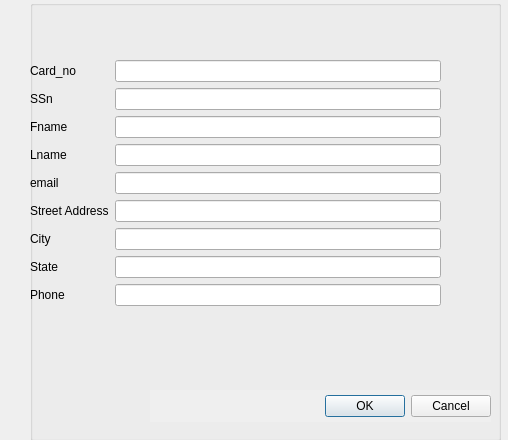
<?xml version="1.0" encoding="UTF-8"?>
<ui version="4.0">
 <class>Dialog</class>
 <widget class="QDialog" name="Dialog">
  <property name="geometry">
   <rect>
    <x>0</x>
    <y>0</y>
    <width>508</width>
    <height>440</height>
   </rect>
  </property>
  <property name="windowTitle">
   <string>Dialog</string>
  </property>
  <property name="styleSheet">
   <string notr="true">background-image: url(:/new/prefix1/resources/background6.jpg);</string>
  </property>
  <widget class="QWidget" name="horizontalLayoutWidget">
   <property name="geometry">
    <rect>
     <x>30</x>
     <y>0</y>
     <width>471</width>
     <height>441</height>
    </rect>
   </property>
   <layout class="QHBoxLayout" name="horizontalLayout">
    <item>
     <widget class="QGroupBox" name="groupBox">
      <property name="title">
       <string/>
      </property>
      <widget class="QWidget" name="formLayoutWidget">
       <property name="geometry">
        <rect>
         <x>0</x>
         <y>60</y>
         <width>411</width>
         <height>316</height>
        </rect>
       </property>
       <layout class="QFormLayout" name="formLayout">
        <item row="1" column="1">
         <widget class="QLineEdit" name="lineEdit_ssn"/>
        </item>
        <item row="0" column="1">
         <widget class="QLineEdit" name="lineEdit_card_no"/>
        </item>
        <item row="0" column="0">
         <widget class="QLabel" name="label">
          <property name="styleSheet">
           <string notr="true">font: 75 10pt &quot;Bitstream Charter&quot;;</string>
          </property>
          <property name="text">
           <string>Card_no</string>
          </property>
          <property name="alignment">
           <set>Qt::AlignCenter</set>
          </property>
         </widget>
        </item>
        <item row="3" column="0">
         <widget class="QLabel" name="label_3">
          <property name="styleSheet">
           <string notr="true">font: 75 10pt &quot;Bitstream Charter&quot;;</string>
          </property>
          <property name="text">
           <string>Fname</string>
          </property>
         </widget>
        </item>
        <item row="3" column="1">
         <widget class="QLineEdit" name="lineEdit_fname"/>
        </item>
        <item row="4" column="0">
         <widget class="QLabel" name="label_4">
          <property name="styleSheet">
           <string notr="true">font: 75 10pt &quot;Bitstream Charter&quot;;</string>
          </property>
          <property name="text">
           <string>Lname</string>
          </property>
         </widget>
        </item>
        <item row="4" column="1">
         <widget class="QLineEdit" name="lineEdit_lname"/>
        </item>
        <item row="5" column="0">
         <widget class="QLabel" name="label_5">
          <property name="styleSheet">
           <string notr="true">font: 75 10pt &quot;Bitstream Charter&quot;;</string>
          </property>
          <property name="text">
           <string>email</string>
          </property>
         </widget>
        </item>
        <item row="5" column="1">
         <widget class="QLineEdit" name="lineEdit_email"/>
        </item>
        <item row="6" column="0">
         <widget class="QLabel" name="label_6">
          <property name="styleSheet">
           <string notr="true">font: 75 10pt &quot;Bitstream Charter&quot;;</string>
          </property>
          <property name="text">
           <string>Street Address</string>
          </property>
         </widget>
        </item>
        <item row="6" column="1">
         <widget class="QLineEdit" name="lineEdit_saddress"/>
        </item>
        <item row="7" column="0">
         <widget class="QLabel" name="label_7">
          <property name="styleSheet">
           <string notr="true">font: 75 10pt &quot;Bitstream Charter&quot;;</string>
          </property>
          <property name="text">
           <string>City</string>
          </property>
         </widget>
        </item>
        <item row="8" column="0">
         <widget class="QLabel" name="label_8">
          <property name="styleSheet">
           <string notr="true">font: 75 10pt &quot;Bitstream Charter&quot;;</string>
          </property>
          <property name="text">
           <string>State</string>
          </property>
         </widget>
        </item>
        <item row="9" column="0">
         <widget class="QLabel" name="label_9">
          <property name="styleSheet">
           <string notr="true">font: 75 10pt &quot;Bitstream Charter&quot;;</string>
          </property>
          <property name="text">
           <string>Phone</string>
          </property>
         </widget>
        </item>
        <item row="7" column="1">
         <widget class="QLineEdit" name="lineEdit_City"/>
        </item>
        <item row="8" column="1">
         <widget class="QLineEdit" name="lineEdit_State"/>
        </item>
        <item row="9" column="1">
         <widget class="QLineEdit" name="lineEdit_Phone"/>
        </item>
        <item row="1" column="0">
         <widget class="QLabel" name="label_2">
          <property name="styleSheet">
           <string notr="true">font: 75 10pt &quot;Bitstream Charter&quot;;</string>
          </property>
          <property name="text">
           <string>SSn</string>
          </property>
          <property name="alignment">
           <set>Qt::AlignCenter</set>
          </property>
         </widget>
        </item>
       </layout>
      </widget>
      <widget class="QDialogButtonBox" name="buttonBox">
       <property name="geometry">
        <rect>
         <x>120</x>
         <y>390</y>
         <width>341</width>
         <height>32</height>
        </rect>
       </property>
       <property name="autoFillBackground">
        <bool>true</bool>
       </property>
       <property name="orientation">
        <enum>Qt::Horizontal</enum>
       </property>
       <property name="standardButtons">
        <set>QDialogButtonBox::Cancel|QDialogButtonBox::Ok</set>
       </property>
      </widget>
     </widget>
    </item>
   </layout>
  </widget>
 </widget>
 <resources/>
 <connections>
  <connection>
   <sender>buttonBox</sender>
   <signal>accepted()</signal>
   <receiver>Dialog</receiver>
   <slot>accept()</slot>
   <hints>
    <hint type="sourcelabel">
     <x>248</x>
     <y>254</y>
    </hint>
    <hint type="destinationlabel">
     <x>157</x>
     <y>274</y>
    </hint>
   </hints>
  </connection>
  <connection>
   <sender>buttonBox</sender>
   <signal>rejected()</signal>
   <receiver>Dialog</receiver>
   <slot>reject()</slot>
   <hints>
    <hint type="sourcelabel">
     <x>316</x>
     <y>260</y>
    </hint>
    <hint type="destinationlabel">
     <x>286</x>
     <y>274</y>
    </hint>
   </hints>
  </connection>
 </connections>
</ui>
